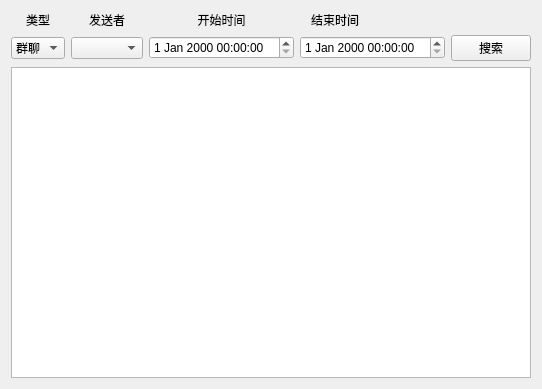
<?xml version="1.0" encoding="UTF-8"?>
<ui version="4.0">
 <class>MessageSearch</class>
 <widget class="QWidget" name="MessageSearch">
  <property name="geometry">
   <rect>
    <x>0</x>
    <y>0</y>
    <width>539</width>
    <height>389</height>
   </rect>
  </property>
  <property name="windowTitle">
   <string>Form</string>
  </property>
  <layout class="QGridLayout" name="gridLayout">
   <item row="0" column="1">
    <widget class="QLabel" name="label_2">
     <property name="text">
      <string>发送者</string>
     </property>
     <property name="alignment">
      <set>Qt::AlignmentFlag::AlignCenter</set>
     </property>
    </widget>
   </item>
   <item row="0" column="2">
    <widget class="QLabel" name="label_3">
     <property name="text">
      <string>开始时间</string>
     </property>
     <property name="alignment">
      <set>Qt::AlignmentFlag::AlignCenter</set>
     </property>
    </widget>
   </item>
   <item row="0" column="0">
    <widget class="QLabel" name="label">
     <property name="text">
      <string>类型</string>
     </property>
     <property name="alignment">
      <set>Qt::AlignmentFlag::AlignCenter</set>
     </property>
    </widget>
   </item>
   <item row="0" column="3">
    <widget class="QLabel" name="label_4">
     <property name="text">
      <string>结束时间</string>
     </property>
     <property name="alignment">
      <set>Qt::AlignmentFlag::AlignCenter</set>
     </property>
    </widget>
   </item>
   <item row="1" column="0">
    <widget class="QComboBox" name="type">
     <item>
      <property name="text">
       <string>群聊</string>
      </property>
     </item>
     <item>
      <property name="text">
       <string>私聊</string>
      </property>
     </item>
    </widget>
   </item>
   <item row="1" column="2">
    <widget class="QDateTimeEdit" name="startTime"/>
   </item>
   <item row="1" column="3" colspan="2">
    <widget class="QDateTimeEdit" name="endTime"/>
   </item>
   <item row="1" column="1">
    <widget class="QComboBox" name="senders"/>
   </item>
   <item row="2" column="0" colspan="6">
    <widget class="QListWidget" name="listWidget"/>
   </item>
   <item row="1" column="5">
    <widget class="QPushButton" name="search">
     <property name="text">
      <string>搜索</string>
     </property>
    </widget>
   </item>
  </layout>
 </widget>
 <resources/>
 <connections/>
</ui>
